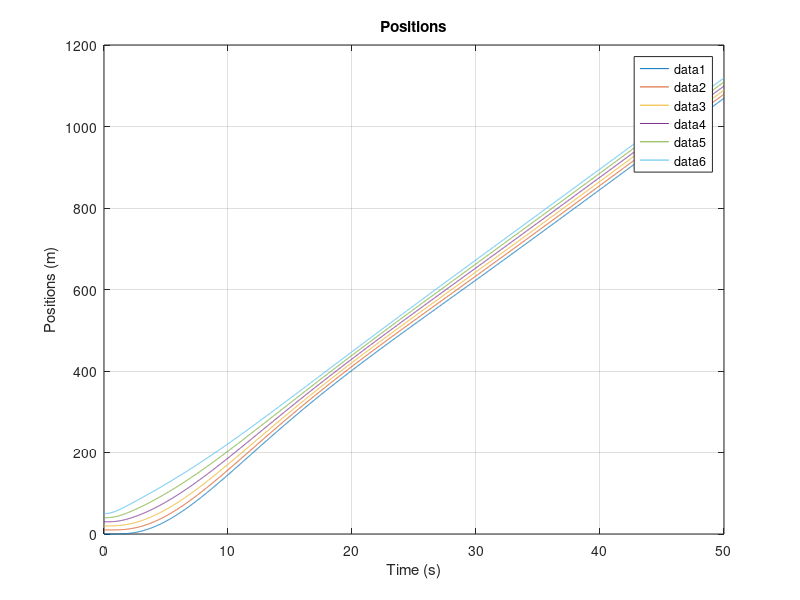
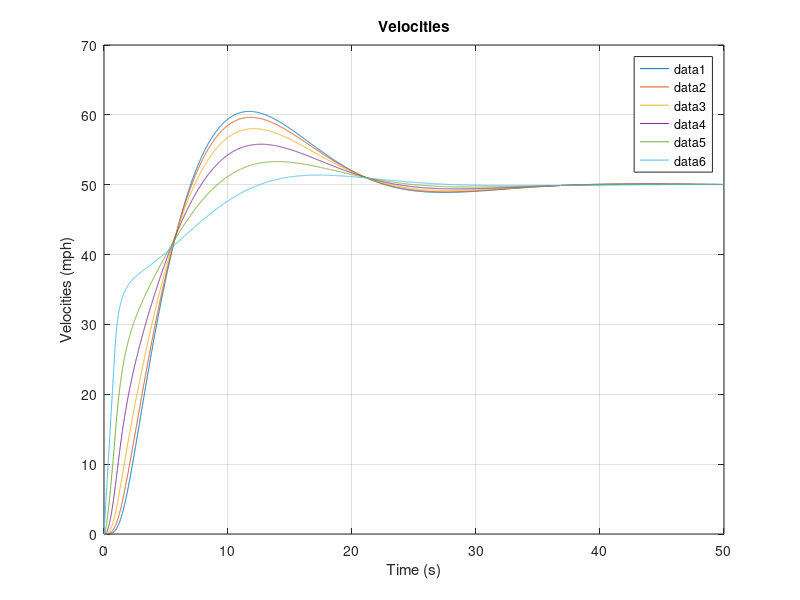
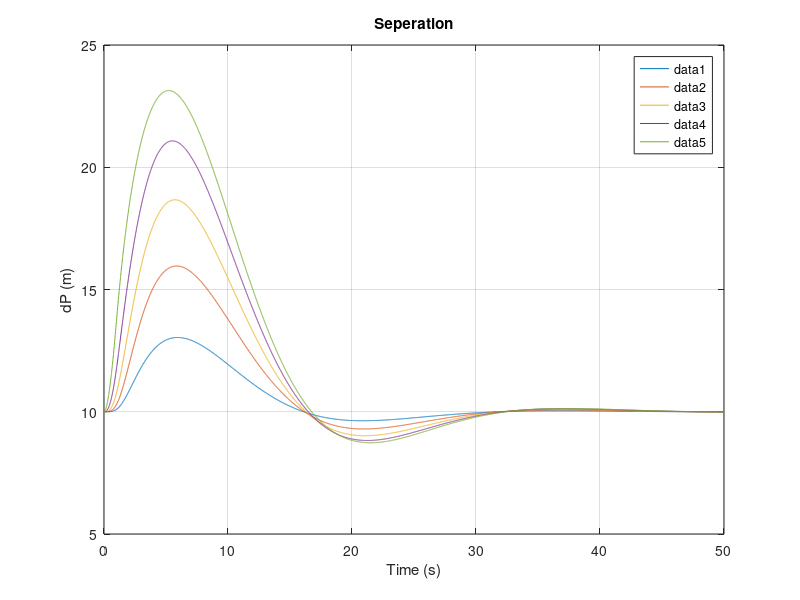
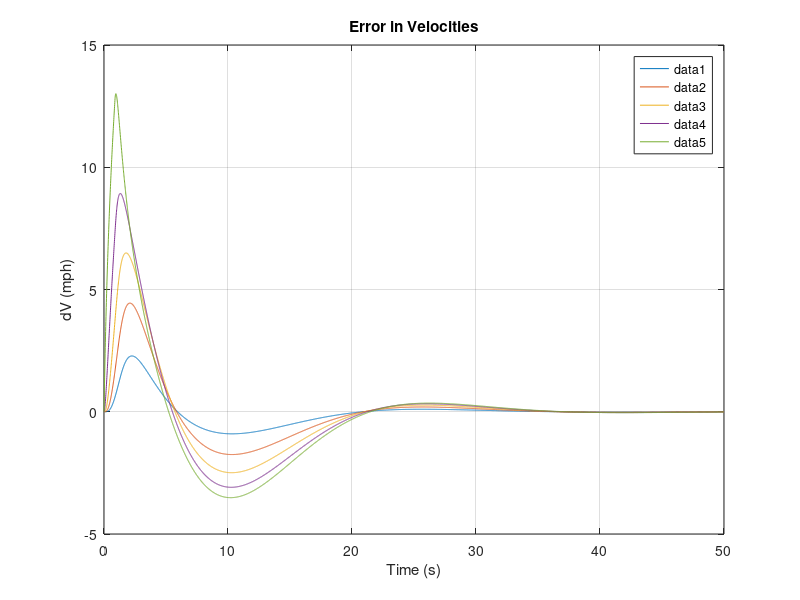

Write the MATLAB code that produced these figures, in order.
%% Vehicle Platoon

close all; clc; clear;

%% Functions

kpi = 1;
kdi = 3.3;
d = 10;

N = 6; % Platoon size with Leader

R = or(mod((3:N*5-2),5)==1,mod((3:N*5-2),5)==3)' .* d; % Reference Signal
R(end) = 22.352;

W = @(t) t*0; % Acceleration of the leader.
G = zeros(2*N,1);
G(end) = 1;

A = diag(mod((1:N*2-1),2)==1,1)*1;
B = zeros(2*N,N);
C = zeros(N*5-4,2*N);
for n=2:2:2*N
    B(n,n/2) = 1;
end

Ci = [-1  0  1  0  0  0; ...
       0 -1  0  1  0  0; ...
       0  0 -1  0  1  0; ...
       0  0  0 -1  0  1; ...
       0  0  0  1  0  0];
   
C1 = [ -1  0  1  0; ...
        0 -1  0  1; ...
        0  1  0  0];

CN = [ -1  0  1  0; ...
        0 -1  0  1; ...
        0  0  0  1];

C(1:3,1:4) = C1;
C(end-2:end,end-3:end) = CN;

K = zeros(N,length(R));
Ki = [kpi kdi -kpi -kdi 0];
K1 = [-kpi -kdi 0];
KN = [kpi kdi kdi];

K(1,1:3) = K1;
K(end,end-2:end) = KN;

for n=0:N-3
    C(((n)*5+4):((n)*5+8),((n)*2 + 1):((n)*2 + 6)) = Ci;
    
    K(n+2,n*5+4:n*5+8) = Ki;
end

% simulate instability
K_a = K;
% %kps
% K_a(4,14) = -3;
% K_a(4,16) = 3;
%kds
K_a(3,10) = -1.5;
K_a(3,12) = -K_a(3,10);
% K_a(4,14) = 1.2;
% K_a(4,16) = -K_a(4,14);

% attacker modifying C
% C(7,:) = -0.7*C(7,:);
% C(15,:) = -0.7*C(15,:);

% B(end,end) = 0;

A_tilda = A-B*K*C;
%A_tilda = A-B*K_a*C;
% U_tilda = B*K*R+G*W(1);

U_tilda = B*K*R;
%U_tilda = B*K_a*R;

% Eigen_A_tilda = eig(A_tilda);

%% simulation

X0  = [0 0 10 0 20 0 30 0 40 0 50 0]';
% X0  = zeros(N*2,1);
% X0(end) = 22.352; % 50 mph in m/s


% Xdot = @(t,X) (A_tilda * X + U_tilda);

% [t,X] = ode45(@(t,X) Xdot(t,X,A_tilda,U_tilda),[0 20],X0);

%% Simulation Euler-Cauchy
tf = 50;
dt = 0.01;

clear X t
t=0:dt:tf;

maxA = 13.4112; % 30 mph/s in m/s^2
minA = -13.4112; % -30 mph/s m/s^2

X(1,:) = X0';

for n=2:length(t)
    E(n-1,:) = (R - C*X(n-1,:)')';
    
    U(n-1,:) = (K*E(n-1,:)');
%     U(n-1,2) = U(n-1,2) - kdi*100*sin(-0*pi/2+0.1*t(n));
%     U(n-1,4) = U(n-1,4) + kdi*100*sin(0.1*t(n));
%     U(n-1,:) = (K_a*E(n-1,:)');

    U(maxA<U)=maxA;
    U(minA>U)=minA;   

    Xd = A*X(n-1,:)' + B*U(n-1,:)';
    X(n,:) = X(n-1,:) + dt*Xd';
end



%% Plots
% U = -K*C*X'+K*R;
%U = -K_a*C*X'+K_a*R;

maxA = 13.4112; % 30 mph/s in m/s^2
minA = -13.4112; % -30 mph/s m/s^2

% U(maxA<U)=maxA;
% U(-maxA>U)=maxA;

for n=1:N
figure(1); plot(t,X(:,n*2-1)); hold on;
end
title('Positions');
xlabel('Time (s)');
ylabel('Positions (m)');
legend('show')
grid on



for n=1:N
figure(2); plot(t,X(:,n*2).*2.23694); hold on
end
title('Velocities');
xlabel('Time (s)');
ylabel('Velocities (mph)');
legend('show')
grid on



for n=1:N-1
figure(3); plot(t,X(:,(n+1)*2-1)-X(:,(n)*2-1)); hold on;
end
title('Seperation');
xlabel('Time (s)');
ylabel('dP (m)');
legend('show')
grid on



for n=1:N-1
figure(4); plot(t,X(:,(n+1)*2).*2.23694-X(:,n*2).*2.23694); hold on
end
title('Error in Velocities');
xlabel('Time (s)');
ylabel('dV (mph)');
legend('show')
grid on


for n=1:N
figure(5); plot(t(2:end),U(:,n)./9.806); hold on
end
title('Accelerations');
xlabel('Time (s)');
ylabel('Accelerations (g)');
legend('show')
grid on


%% Energy Calculation

cn = 5;

% pos = X(2:end,-1+2*cn);
dpr = X(2:end,-1+2*cn) - X(2:end,-1+2*(cn-1)) - d;
dpf = X(2:end,-1+2*(cn+1)) - X(2:end,-1+2*cn) - d;
dvr = X(2:end,2*cn) - X(2:end,2*(cn-1));
dvf = X(2:end,2*(cn+1)) - X(2:end,2*cn);
vel = X(2:end,2*cn);
acc = U(:,cn);

Wnsquare = kpi;

en     = kpi.*0.5.*dpr.^2 + kpi.*0.5.*dpf.^2  + 0.5.*vel.^2;
% en_dot = (kpi.*dpf - kdi).*dvf + vel.*acc + (kpi.*dpr - kdi).*dvr ;
en_dot =  (en(2:end)-en(1:end-1))./dt;

% for n=1:N-1
figure(6); plot(t(2:end),en); hold on
% end
title('Energy');
xlabel('Time (s)');
ylabel('Energy (J/kg)');
legend('show')
grid on

% for n=1:N-1
figure(7); plot(t(3:end),en_dot); hold on
% end
title('Energy Rate');
xlabel('Time (s)');
ylabel('Energy rate(J/kg/s)');
legend('show')
grid on
